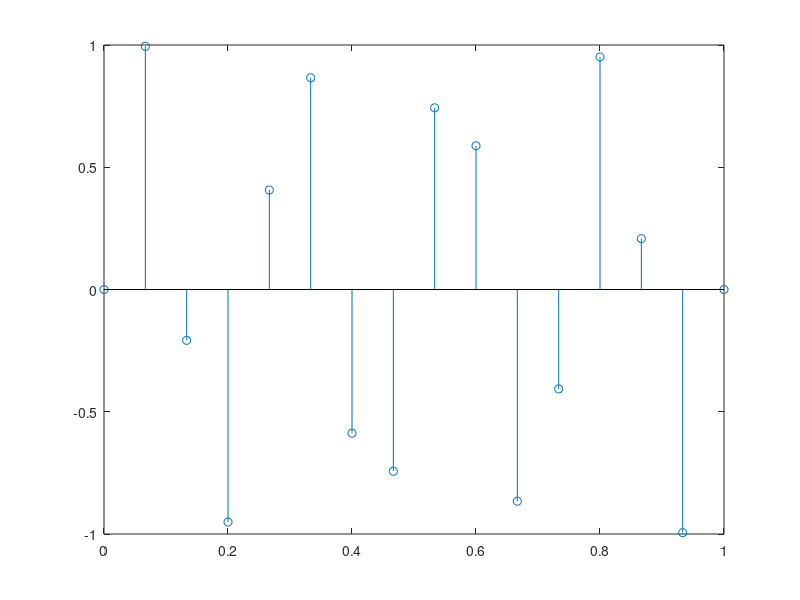

This figure's MATLAB source:
T = 1/15;
freq = 4;
mag = 1;
signal = 0:T:1;

waveform = mag*sin(2*pi*freq*signal);

% sample the waveform
stem(signal, waveform);